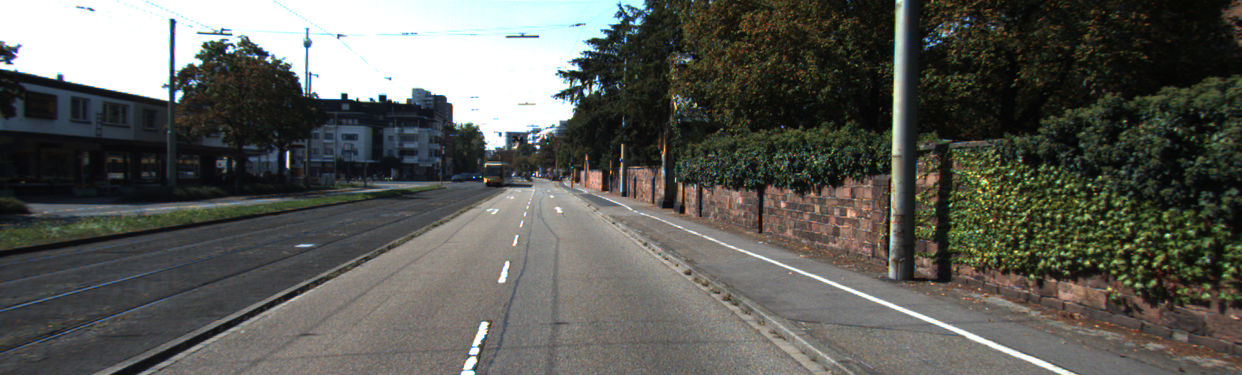
#> input picture lecture3/camera.png, 1242 x 375 px
$ python homography.py
#> lines starting #> are read from the running program, lines starting #| are printed output that depends on the picture; after the words box and inside, x2 and y2 are one past the last pixel; in counts of white or black regions, pixels touching at a corner belong together
import cv2
import numpy as np
from copy import deepcopy

def main(args=None):

    # 이미지 불러오기
    file_name = "camera.png"
    img = cv2.imread(file_name)
#> img is the input picture: shape (375, 1242, 3); mean B, G, R 86.4, 91.8, 91
    original_image = deepcopy(img)
    cv2.imshow("original", img)

    src_list = np.float32([
        [488, 192],
        [580, 192],
        [142, 373],
        [820, 373]
    ])

    dst_list = np.float32([
        [0, 0],
        [480, 0],
        [0, 480],
        [480, 480]
    ])

    M = cv2.getPerspectiveTransform(src_list, dst_list)
    warp_img = cv2.warpPerspective(img, M, (480, 480), flags=cv2.INTER_LINEAR)
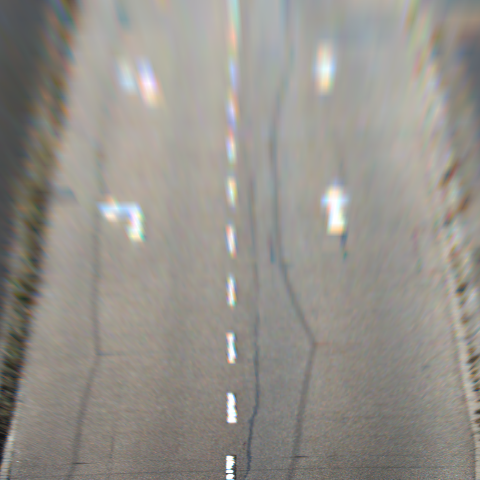
#> warp_img: shape (480, 480, 3); mean B, G, R 139.5, 145.7, 149.1
    cv2.imshow("warpped image", warp_img)

    # edge 필터
    canny_image = cv2.Canny(warp_img, 100, 200, apertureSize=3, L2gradient=True)
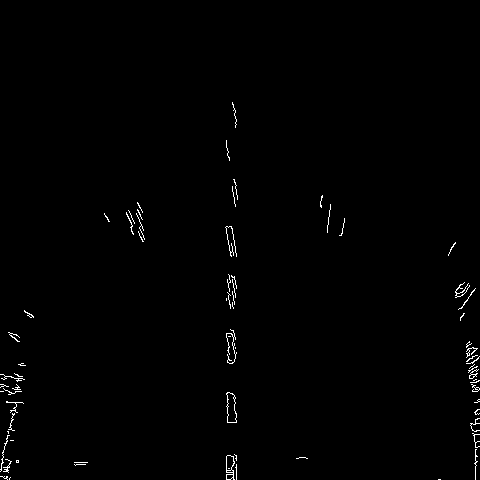
#> canny_image: shape (480, 480); 0.7% white in thin lines or dots, all inside (x1, y1, x2, y2) = (0, 102, 480, 480)
    lines = cv2.HoughLinesP(canny_image, 1, np.pi/180, 50, minLineLength=1, maxLineGap=100)
#> lines = [[226, 479, 230, 226], [232, 228, 236, 479], [228, 479, 235, 110], [475, 479, 475, 288], [231, 478, 236, 185], [1, 470, 33, 316], [227, 479, 233, 104]]
    hough_image = cv2.cvtColor(canny_image, cv2.COLOR_GRAY2BGR)

    if lines is not None:
        for i in range(lines.shape[0]):
            pt1 = (lines[i][0][0], lines[i][0][1]) #시작점 좌표
            pt2 = (lines[i][0][2], lines[i][0][3]) #끝점 좌표
            cv2.line(hough_image, pt1, pt2, (0, 0, 255), 2, cv2.LINE_AA)
#> this loop made 7 passes
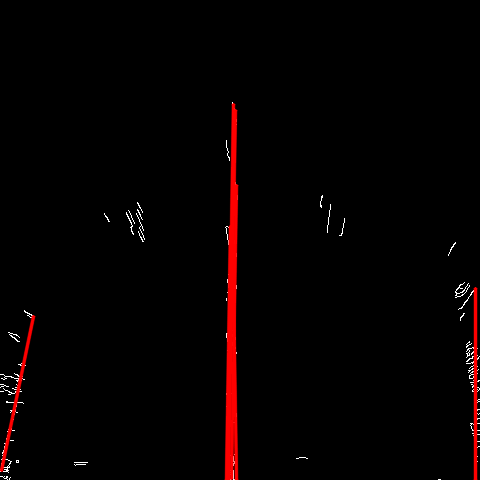
#> hough_image: shape (480, 480, 3); mean B, G, R 1, 1, 5.9

    cv2.imshow("line detection", hough_image)
    cv2.waitKey(0)

    return 0

if __name__ == '__main__':
    main()
